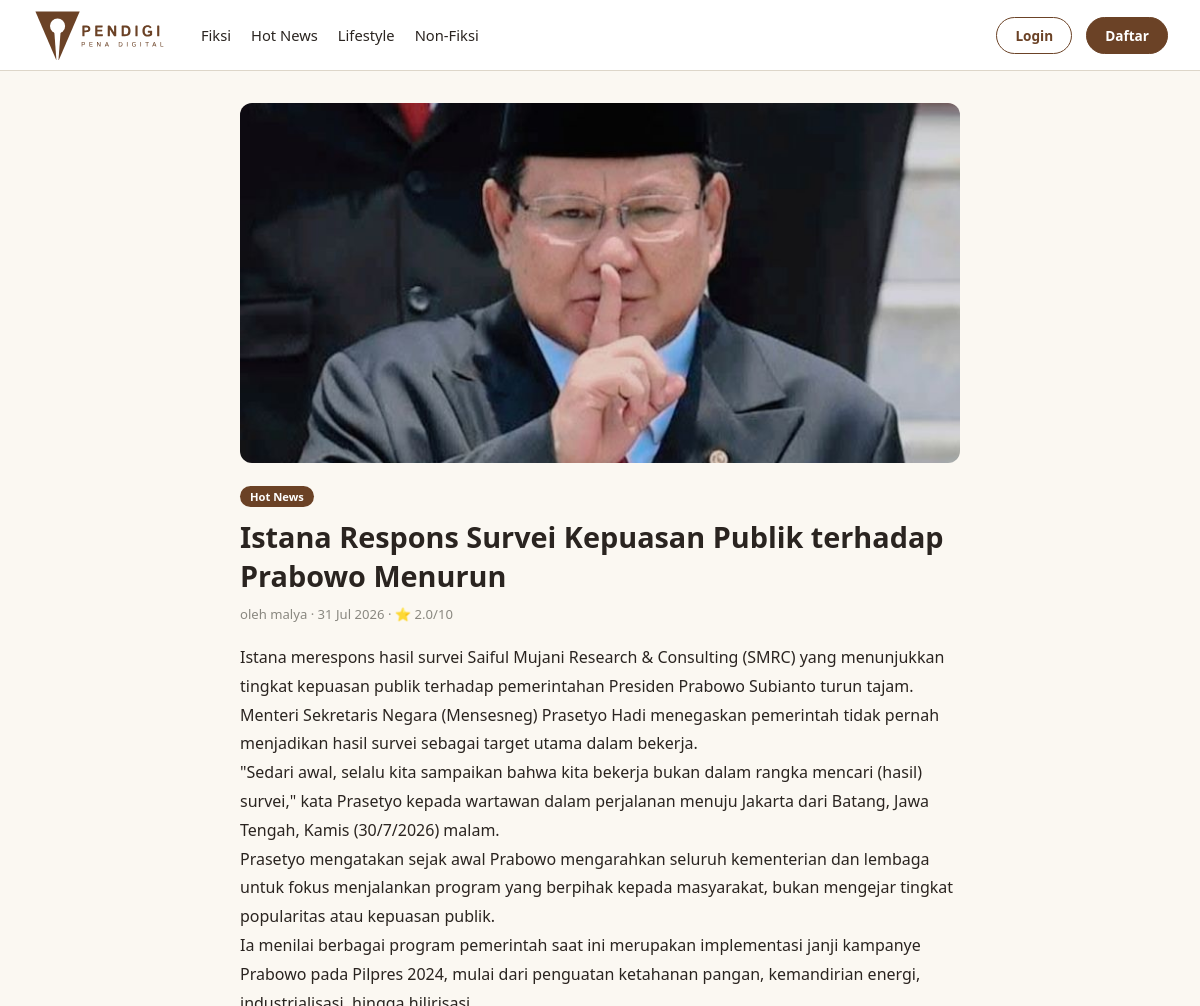
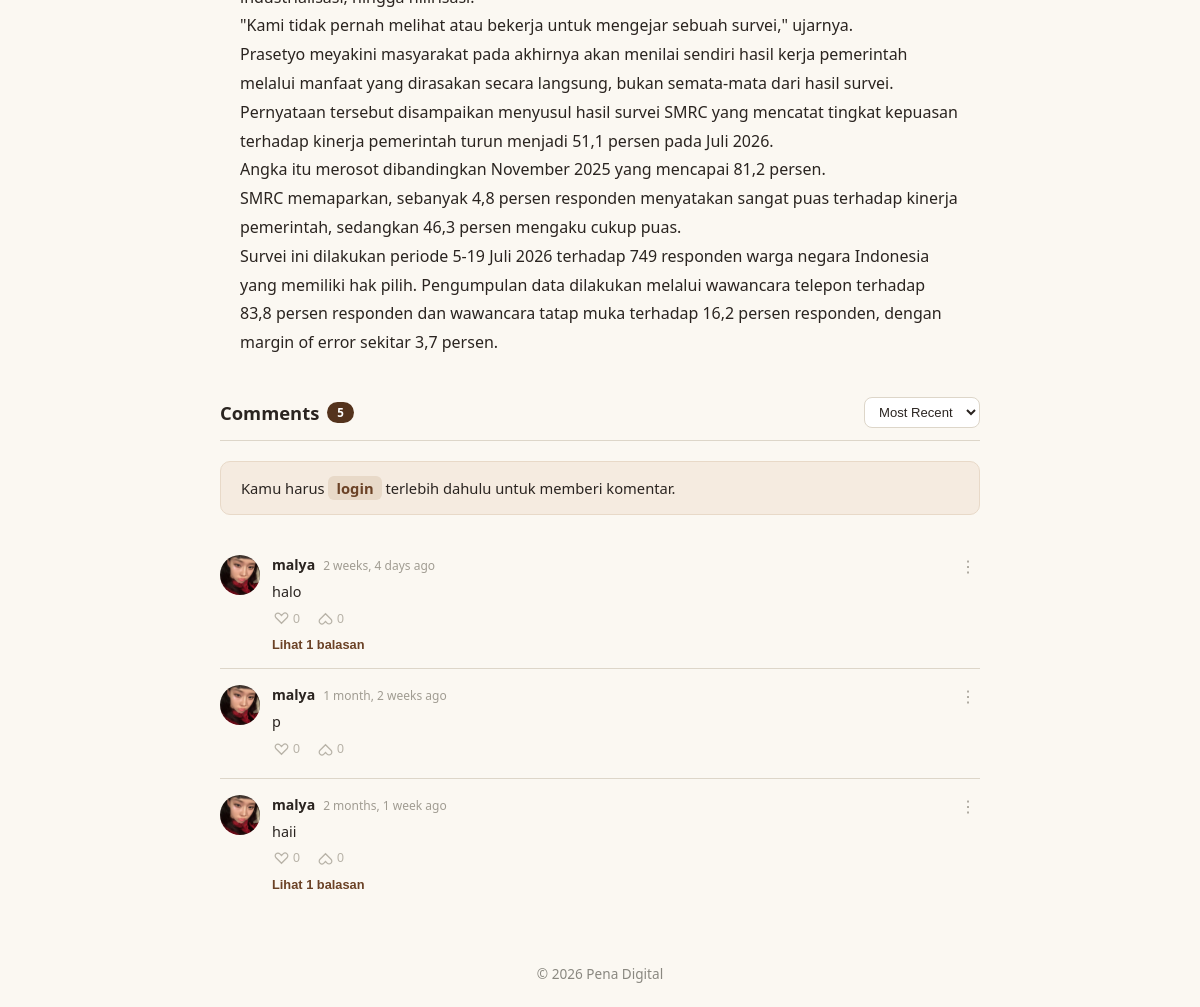
/articles/1/, run on the app's committed database (2 pictures, top to bottom).
### articles/models.py (models this page shows, shortened)
class Categories(models.Model):
    name = models.CharField(max_length=50, unique=True)
    class Meta:
        verbose_name_plural = "Categories"

class Articles(models.Model):
    title = models.CharField(max_length=100)
    thumbnail = models.ImageField(upload_to='articles/thumbnails/', null=True, blank=True)
    content = models.TextField()
    category = models.ForeignKey(Categories, on_delete=models.CASCADE, related_name='articles')
    contributor = models.ForeignKey(
        Users, on_delete=models.CASCADE,
        limit_choices_to={'status_kontributor': StatusKontributor.APPROVED},
        related_name='articles'
    )
    status = models.CharField(max_length=20, choices=StatusArticle.choices, default=StatusArticle.PENDING)
    is_featured = models.BooleanField(default=False)
    views_count = models.PositiveIntegerField(default=0)
    published_at = models.DateTimeField(null=True, blank=True)
    created_at = models.DateTimeField(auto_now_add=True)
    class Meta:
        ordering = ['-created_at']

### accounts/models.py (models this page shows, shortened)
class Users(AbstractUser):
    role = models.CharField(
        max_length=20,
        choices=Role.choices,
        default=Role.PEMBACA
    )
    status_kontributor = models.CharField(
        max_length=20,
        choices=StatusKontributor.choices,
        default=StatusKontributor.NONE
    )
    profile_picture = models.ImageField(upload_to='profile_pictures/', null=True, blank=True)
    bio = models.CharField(max_length=150, blank=True)

### interactions/models.py (models this page shows, shortened)
class Comments(models.Model):
    user = models.ForeignKey(Users, on_delete=models.CASCADE, related_name='comments')
    article = models.ForeignKey(Articles, on_delete=models.CASCADE, related_name='comments')
    parent = models.ForeignKey(
        'self', on_delete=models.CASCADE, null=True, blank=True, related_name='replies'
    )
    content = models.TextField()
    status = models.CharField(max_length=20, choices=StatusComment.choices, default=StatusComment.PENDING)
    created_at = models.DateTimeField(auto_now_add=True)
    class Meta:
        ordering = ['created_at']
    def get_all_replies(self):
        replies = []
        direct_replies = self.replies.filter(status=StatusComment.APPROVED).select_related('user', 'parent__user').order_by('created_at')
        for reply in direct_replies:
            replies.append(reply)
            replies.extend(reply.get_all_replies())
        return replies
    def total_likes(self):
        return self.likes.count()
    def total_dislikes(self):
        return self.dislikes.count()

### articles/views.py (the view, shortened to what this page needs)
# urls.py: path('<int:pk>/', views.article_detail, name='article_detail'),
def article_detail(request, pk):
    article = get_object_or_404(Articles, pk=pk, status=StatusArticle.APPROVED)
    Articles.objects.filter(pk=pk).update(views_count=F('views_count') + 1)
    article.refresh_from_db(fields=['views_count'])
    ArticleViewHistory.objects.create(
    article=article
)
    sort = request.GET.get('sort', 'recent')
    comments_qs = article.comments.filter(status=StatusComment.APPROVED, parent__isnull=True).select_related('user')
    comments_qs = _sort_comments(comments_qs, sort)
    post_url = reverse('interactions:submit_comment', kwargs={'pk': pk})
    comments = _attach_comment_meta(
        comments_qs, request,
        'interactions:toggle_comment_like', 'interactions:toggle_comment_dislike',
        url_kwargs={}, post_url=post_url
    )
    avg_rating = article.ratings.aggregate(avg=Avg('rating_value'))['avg']
    is_bookmarked = False
    user_rating = None
    return render(request, 'articles/detail.html', {
        'article': article,
        'comments': comments,
        'avg_rating': avg_rating,
        'is_bookmarked': is_bookmarked,
        'user_rating': user_rating,
        'comment_form': CommentForm(),
        'rating_form': RatingForm(),
        'total_count': article.comments.filter(status=StatusComment.APPROVED).count(),
        'current_sort': sort,
        'post_url': reverse('interactions:submit_comment', kwargs={'pk': pk}),
        'refresh_url': reverse('articles:article_comments_partial', kwargs={'pk': pk}),
    })

### articles/templates/articles/detail.html (shortened to what this page needs)
{% extends 'app_base.html' %} {% block title %}{{ article.title }}{% endblock %}
{% load static %} {% block extra_css %}
<link rel="stylesheet" href="{% static 'css/articles.css' %}" />
<link rel="stylesheet" href="{% static 'css/forms.css' %}" />
{% endblock %} {% block content %}
<article class="article-detail">
    {% if article.thumbnail %}
    <img src="{{ article.thumbnail.url }}" class="article-detail-thumb" alt="{{ article.title }}" />
    {% endif %}
    <span class="category-tag">{{ article.category.name }}</span>
    <h1>{{ article.title }}</h1>
    <p class="author">
        oleh {{ article.contributor.username }}
        &middot;
        {{ article.published_at|date:"d M Y" }}
        {% if avg_rating %}
        &middot;
        ⭐ {{ avg_rating|floatformat:1 }}/10
        {% endif %}
    </p>
    <div class="article-body">{{ article.content|linebreaks }}</div>
</article>
{% include 'partials/comment_section.html' %}
{% endblock %}

### templates/app_base.html (shortened to what this page needs)
{% extends 'base.html' %}
{% load static %}
{% block body %}
<header class="navbar">
    <a
        href="{% url 'articles:article_list' %}"
        class="brand"
    >
        <img
            src="{% static 'images/pendigi-logo-tulisan.svg' %}"
            alt="Pena Digital"
            class="logo"
        >
    </a>
    <div
        class="navbar-collapse"
        id="navbarCollapse"
    >
        <nav class="nav-links">
            {% for cat in navbar_categories %}
                {% if cat.name|lower == 'fiksi' %}
                    <a href="{% url 'fiction:story_list' %}">
                        {{ cat.name }}
                    </a>
                {% else %}
                    <a
                        href="{% url 'articles:article_list' %}?kategori={{ cat.name|urlencode }}"
                    >
                        {{ cat.name }}
                    </a>
                {% endif %}
            {% endfor %}
        </nav>
        <div class="navbar-actions">
            {% if user.is_authenticated %}
                {% if user.status_kontributor == 'approved' and user.role != 'admin' %}
                    <div class="navbar-dropdown create-dropdown">
                        <button
                            type="button"
                            class="navbar-icon-button"
                            aria-label="Buat konten"
                            aria-expanded="false"
                        >
                            <span class="plus-icon">+</span>
                        </button>
                        <div class="navbar-dropdown-menu create-menu">
                            <div class="navbar-dropdown-title">
                                Buat Konten
                            </div>
                            <a href="{% url 'articles:upload_article' %}">
                                Artikel
                            </a>
                            <a href="{% url 'fiction:create_story' %}">
                                Fiksi
                            </a>
                        </div>
                    </div>
                {% endif %}
                <div class="navbar-dropdown profile-dropdown">
                    <button
                        type="button"
                        class="navbar-profile-button"
                        aria-label="Menu profil"
                        aria-expanded="false"
                    >
                        {% if user.profile_picture %}
                            <img
                                src="{{ user.profile_picture.url }}"
                                alt="{{ user.username }}"
                                class="navbar-profile-avatar"
                            >
                        {% else %}
                            <span class="navbar-profile-avatar navbar-profile-placeholder">
                                {{ user.username|first|upper }}
                            </span>
                        {% endif %}
                    </button>
                    <div class="navbar-dropdown-menu profile-menu">
                        <div class="navbar-dropdown-username">
                            {{ user.username }}
                        </div>
                        <a href="{% url 'profile' %}">
                            Lihat Profil
                        </a>
                        <a href="#">
                            Riwayat Bacaan
                        </a>
                        {% if user.role == 'admin' or user.is_superuser %}
                            <a href="{% url 'dashboard' %}">
                                Dashboard
                            </a>
                        {% elif user.status_kontributor == 'approved' %}
                            <a href="{% url 'author_dashboard' %}">
        Dashboard
    </a>
                        {% elif user.status_kontributor == 'pending' %}
                            <div class="navbar-dropdown-disabled">
                                Menunggu Verifikasi
                            </div>
                        {% else %}
                            <a href="{% url 'apply_contributor' %}">
                                Daftar menjadi penulis
                            </a>
                        {% endif %}
                        <form
                            action="{% url 'logout' %}"
                            method="post"
                        >
                            {% csrf_token %}
                            <button type="submit">
                                Logout
                            </button>
                        </form>
                    </div>
                </div>
            {% else %}
                <a
                    href="{% url 'login' %}"
                    class="btn-outline"
                >
                    Login
                </a>
                <a
                    href="{% url 'register' %}"
                    class="btn-solid"
                >
                    Daftar
                </a>
            {% endif %}
        </div>
    </div>
</header>
<main class="content">
    {% block content %}
    {% endblock %}
</main>
<footer class="footer">
    <p>
        &copy; {% now 'Y' %} Pena Digital
    </p>
</footer>
{% endblock %}

### templates/partials/comment_section.html (shortened to what this page needs)
<section class="comments-section" id="commentsRoot"
         data-refresh-url="{{ refresh_url }}"
         data-current-sort="{{ current_sort }}">
    <div class="comments-header">
        <h3>Comments <span class="comment-count">{{ total_count }}</span></h3>
        <form method="get" class="sort-form">
            <select name="sort" onchange="this.form.submit()" class="sort-select">
                <option value="recent" {% if current_sort == 'recent' %}selected{% endif %}>Most Recent</option>
            </select>
        </form>
    </div>
        {% if user.is_authenticated %}
    <form action="{{ post_url }}" method="post" class="comment-form">
        {% csrf_token %}
        {% if user.profile_picture %}
            <img src="{{ user.profile_picture.url }}" class="comment-avatar-img">
        {% else %}
            <div class="comment-avatar">{{ user.username|first|upper }}</div>
        {% endif %}
        <div class="comment-input-wrap">
            <textarea name="content" rows="1" placeholder="Tulis komentar..."></textarea>
            <button type="submit">➤</button>
        </div>
    </form>
    {% else %}
        <div class="login-prompt">Kamu harus <a href="{% url 'login' %}" class="login-prompt-link">login</a> terlebih dahulu untuk memberi komentar.</div>
    {% endif %}
    <div class="comment-list">
        {% for comment in comments %}
        <div class="comment-row" id="comment-{{ comment.pk }}">
            {% if comment.user.profile_picture %}
                <img src="{{ comment.user.profile_picture.url }}" class="comment-avatar-img">
            {% else %}
                <div class="comment-avatar">{{ comment.user.username|first|upper }}</div>
            {% endif %}
            <div class="comment-content-col">
                <div class="comment-top">
                    <div class="comment-user-time">
                        <strong>{{ comment.user.username }}</strong>
                        <span class="comment-date">{{ comment.created_at|timesince }} ago</span>
                    </div>
                    <div class="comment-options-wrap">
                        <button class="comment-options-btn" onclick="toggleOptions({{ comment.pk }})">&#8942;</button>
                    </div>
                </div>
                <p class="comment-text" id="text-{{ comment.pk }}">{{ comment.content }}</p>
                <div class="comment-actions-row">
                    <form action="{{ comment.like_url }}" method="post" style="display:inline;">
                        <button type="submit" class="like-btn like-btn-inline {% if comment.is_liked %}is-liked{% endif %}">
                            <svg viewBox="0 0 24 24" fill="{% if comment.is_liked %}currentColor{% else %}none{% endif %}" stroke="currentColor" stroke-width="2"><path d="M20.8 4.6c-1.7-1.7-4.5-1.7-6.2 0L12 7.2 9.4 4.6c-1.7-1.7-4.5-1.7-6.2 0-1.7 1.7-1.7 4.5 0 6.2l8.8 8.8 8.8-8.8c1.7-1.7 1.7-4.5 0-6.2z"/></svg>
                            <span class="like-count">{{ comment.total_likes }}</span>
                        </button>
                    </form>
                    <form action="{{ comment.dislike_url }}" method="post" style="display:inline;">
                        <button type="submit" class="dislike-btn {% if comment.is_disliked %}is-disliked{% endif %}">
                            <svg viewBox="0 0 24 24" fill="{% if comment.is_disliked %}currentColor{% else %}none{% endif %}" stroke="currentColor" stroke-width="2" style="transform:rotate(180deg);"><path d="M20.8 4.6c-1.7-1.7-4.5-1.7-6.2 0L12 7.2 9.4 4.6c-1.7-1.7-4.5-1.7-6.2 0-1.7 1.7-1.7 4.5 0 6.2l8.8 8.8 8.8-8.8c1.7-1.7 1.7-4.5 0-6.2z"/></svg>
                            <span class="like-count">{{ comment.total_dislikes }}</span>
                        </button>
                    </form>
                </div>
                {% if comment.reply_list %}
                <button class="show-replies-toggle" onclick="toggleReplies({{ comment.pk }})" id="toggle-label-{{ comment.pk }}">
                    Lihat {{ comment.reply_list|length }} balasan
                </button>
                {% endif %}
            </div>
        </div>
        {% empty %}
            <p class="hint-text">Belum ada komentar. Jadi yang pertama!</p>
        {% endfor %}
    </div>
</section>

### data on the page
Categories: name "Fiksi"
Categories: name "Hot News"
Categories: name "Lifestyle"
Categories: name "Non-Fiksi"
Articles: thumbnail (picture), category.name "Hot News", title "Istana Respons Survei Kepuasan Publik terhadap Prabowo Menurun", contributor.username "malya", published_at "31 Jul 2026", content "Istana merespons hasil survei Saiful Mujani Research & Consulting (SMRC) yang menunjukkan tingkat kepuasan publik terhadap pemerintahan Presiden Prabowo Subianto turun tajam. Menteri Sekretaris Negara (Mensesneg) Prasetyo Hadi menegaskan pemerintah tidak pernah menjadikan hasil survei sebagai target utama dalam bekerja. \"Sedari awal, selalu kita sampaikan bahwa kita bekerja bukan dalam rangka mencari (hasil) survei,\" kata Prasetyo kepada wartawan dalam perjalanan menuju Jakarta dari Batang, Jawa Tengah, Kamis (30/7/2026) malam. Prasetyo mengatakan sejak awal Prabowo mengarahkan seluruh kementerian dan lembaga untuk fokus menjalankan program yang berpihak kepada masyarakat, bukan mengejar…"
Comments: user.profile_picture (picture), user.username "malya", created_at "2 weeks, 4 days", content "halo", total_likes "0", total_dislikes "0", reply_list|length "1"
Comments: user.profile_picture (picture), user.username "malya", created_at "1 month, 2 weeks", content "p", total_likes "0", total_dislikes "0"
Comments: user.profile_picture (picture), user.username "malya", created_at "2 months, 1 week", content "haii", total_likes "0", total_dislikes "0", reply_list|length "1"

### other printed values
{{ avg_rating|floatformat:1 }} "2.0"
{{ total_count }} "5"
